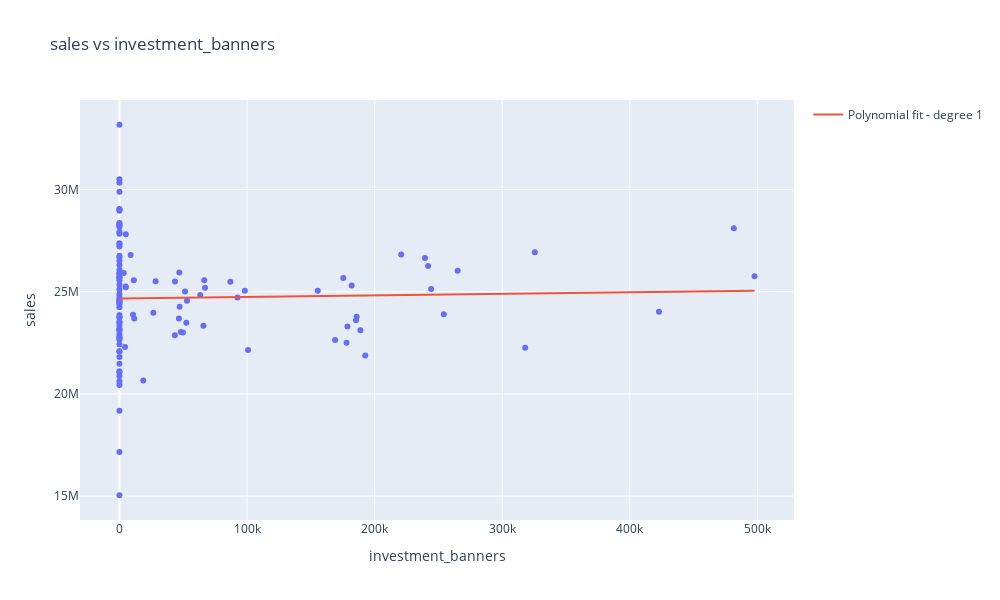

Source (notebook cell):
### Markdown cell above
**Banners**

### Code cell
scatter_polynomial(df=df_week, 
                   x_col_name='investment_banners', 
                   y_col_name='sales', 
                   degree=1
                   )
